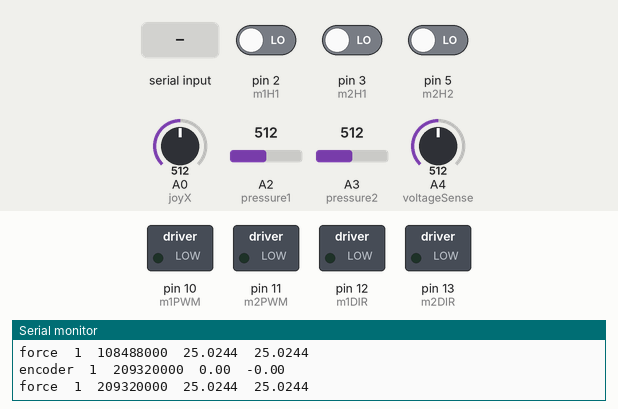
Simulated run of this sketch. Board: Arduino Uno, built with avr-gcc and run on an emulated ATmega328P. On the bench: switched loads named in the sketch (green lamp = pin HIGH), the last lines printed to the serial monitor. Inputs (shaded band) come from the test bench; at power-on: pin 3 (m2H1) LOW, pin 2 (m1H1) LOW, pin 5 (m2H2) LOW, A0 (joyX) = 512, A2 (pressure1) = 512, A3 (pressure2) = 512, A4 (voltageSense) = 512.

Above: at 1.3 s.
1.4 s: "1\n" received over Serial
At 3.3 s:
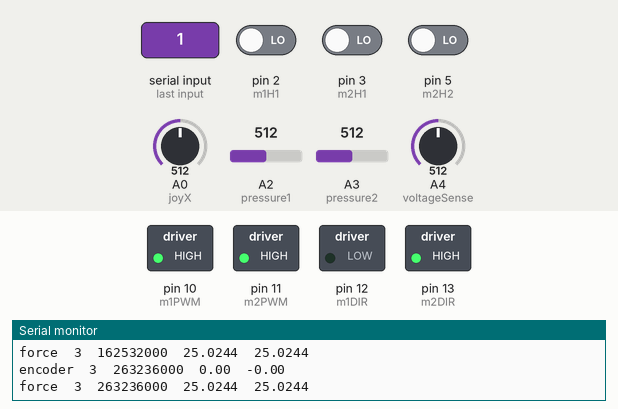
3.6 s: "0\n" received over Serial
At 5.3 s:
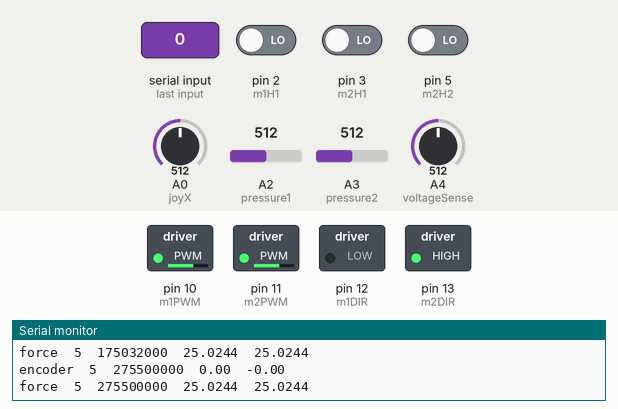
5.6 s: pin 3 (m2H1) driven HIGH
At 5.92 s:
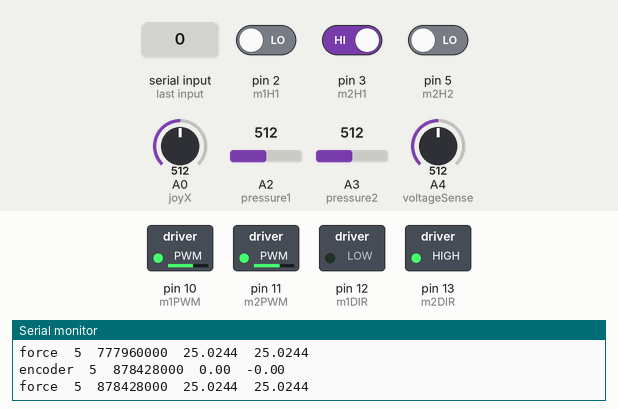
8.6 s: "30,150,10\n" received over Serial
At 9.9 s:
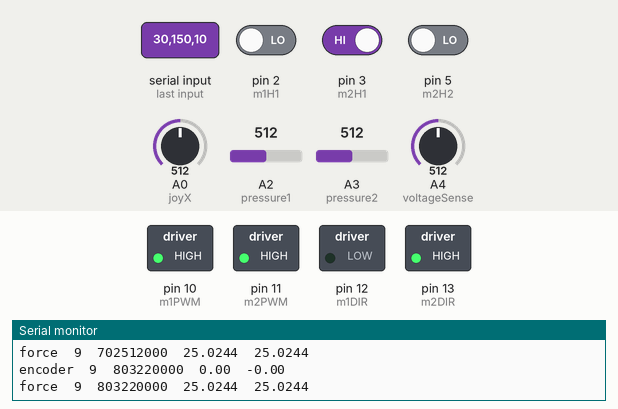
Timing chart, 0 to 11.1 s (numbered marks = the images above; inputs shaded):
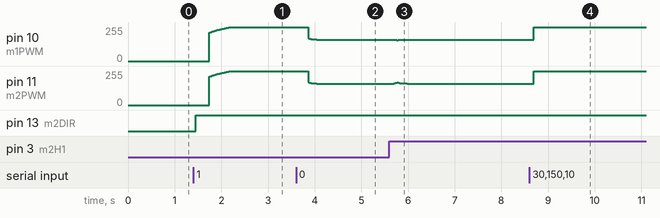

The sketch:

suitbot_control_enc.ino
```cpp
/*
 * Main firmware for the Suitbot
 *
 * 1) Receives velocity commands from the central computer
 * 2) Controls the motors using the velocity commands
 * 3) Sends current encoder readings (velocity) and force reading to the computer
 * 4) Reads battery voltage and sends the value to the computer
 */

#define MAX_VOLTAGE 25.0
#define ENC_REPORT_TIME 100000
#define BAT_REPORT_TIME 1000000
#define MS_2_S 1000000
#define MIN_POWER 20 //Minimum motor PWM signal (/255)

#define MAX_SPEED 1.0; // max wheel speed. anything greater than this will be capped

#define AUTONOMOUS 0
#define MANUAL 1
#define DEBUG 2

//Joystick analog pins for teleoperation
int joyX = A0;
int joyY = A1;
int pressure1 = A2;
int pressure2 = A3;
int voltageSense = A4;

//Motor 1/2 PWN and DIR inputs
int m1PWM = 10;
int m2PWM = 11;
int m1DIR = 12;
int m2DIR = 13;

//Motor 1/2 Hall Effect Sensors 1/2
int m1H1 = 2;
int m1H2 = 4;
int m2H1 = 3;
int m2H2 = 5; //blue

//Default neutral value of analog joystick
int neu_val = 495;

//Logged left/right power values for motion smoothing
float last_l = 0.0;
float last_r = 0.0;

//Factor defining degree to which motion is smoothed
float smooth_k = 0.995;

long counterM1 = 0;
long counterM2 = 0;

long last_time = micros();
long last_time_voltage = micros();

float enc_2_m = 0.00196;// 0.0007; //encoder tick to meter travel conversion
float wb_m = 0.12; //wheelbase in meters

int last_c1 = 0;
int last_c2 = 0;

float v_forward = 0.0;
float v_angular = 0.0;

float angular_in = 0.0;
float velocity_in = 0.0;

//PD constants for velocity control
//float k_p = 1.5;
float k_p = 0.85;
//float k_i = 0.04;
  float k_i = 0.03;
float k_d = 0.0;

float last_error_v = 0.0;
float last_error_ang = 0.0;

float int_error_v = 0.0;
float int_error_ang = 0.0;

float left_out = 0.0;
float right_out = 0.0;

bool is_debugging = false;

int mode = AUTONOMOUS;

void setup() {
  mode = AUTONOMOUS;
  //57600 baud serial comms
  Serial.setTimeout(50);
  Serial.begin(115200);

  //Init pinmodes Input/Output
  pinMode(joyX, INPUT);
  pinMode(joyY, INPUT);

  pinMode(voltageSense, INPUT);

  pinMode(m1PWM, OUTPUT);
  pinMode(m2PWM, OUTPUT);
  pinMode(m1DIR, OUTPUT);
  pinMode(m2DIR, OUTPUT);

  pinMode(m1H1, INPUT);
  pinMode(m1H2, INPUT);
  pinMode(m2H1, INPUT);
  pinMode(m2H2, INPUT);


  //Attache interrupts for handling encoders
  attachInterrupt(digitalPinToInterrupt(m1H1), encM1, RISING);
  attachInterrupt(digitalPinToInterrupt(m2H1), encM2, RISING);

  //Pause for any electric transients to die down
  delay(100);
  //Calibrate analog joystick input 'neutral' value
  neu_val = analogRead(joyX);

}

void loop() {
  int voltage_val = analogRead(voltageSense);

  if (Serial.available() > 0) { //received velocity command from nuc
    // format: "a\tb"
    // where a is linear velocity and b is angular velocity
    String strIn = Serial.readString();

    // Process received string
    int n = strIn.length();
    char char_array[n + 1];
    strcpy(char_array, strIn.c_str());
    char * pch;
    pch = strtok(char_array,"\t");
    if (pch != NULL)
    {
      String x1_str(pch);
      velocity_in = x1_str.toFloat();
      pch = strtok(NULL, "\t");
      if (pch != NULL)
      {
        String x2_str(pch);
        angular_in = -1*x2_str.toFloat();
        pch = strtok(NULL, "\t");
        if (pch != NULL)
        {
          String x3_str(pch);
          int mode_in = x3_str.toInt();
          if (mode_in == 1) {
            if (mode == AUTONOMOUS){
              reset_params(MANUAL);
            }
          }
          else if (mode == 0) {
            if (mode == MANUAL){
              reset_params(AUTONOMOUS);
            }
          }
        }

      }
    }

  }

  if (mode == AUTONOMOUS) {
    //Apply smoothing (anti-jerk control) to motor outputs
    float power_left_out = smooth_k*last_l + (1.0-smooth_k)*left_out;
    float power_right_out = smooth_k*last_r + (1.0-smooth_k)*right_out;

    //Convert floats to PWM power and boolean direction
    power_left_out = min(max(power_left_out, -1.0), 1.0);
    power_right_out = min(max(power_right_out, -1.0), 1.0);
    int left_pow = int(abs(power_left_out)*255);
    int right_pow = int(abs(power_right_out)*255);
    bool left_dir = power_left_out > 0;
    bool right_dir = power_right_out < 0;

    //Write motor powers

    digitalWrite(m1DIR, left_dir);
    digitalWrite(m2DIR, right_dir);

    //Send 0 instead of extremely small motor power values (avoid squeaking)
    if(left_pow > MIN_POWER){
      analogWrite(m1PWM, left_pow);
    }else{
      analogWrite(m1PWM, 0);
    }

    if(right_pow > MIN_POWER){
      analogWrite(m2PWM, right_pow);
    }else{
      analogWrite(m2PWM, 0);
    }

    if(right_pow <= MIN_POWER && left_pow <= MIN_POWER){
      int_error_v = 0.0;
      int_error_ang = 0.0;
    }

    //Log previous power output values
    last_l = power_left_out;
    last_r = power_right_out;
  }
  else if (mode == MANUAL) {
    teleop_control();
  }


  /* Report sensor values to PC */
  long microsec = micros();
  //long microsec_u = (unsigned long)microsec;
  int t_sec = floor(microsec / MS_2_S);
  long t_nano = long(microsec%MS_2_S)*1000;


  //Serial output encoder values- at most every 100 ms
  if(microsec - last_time > ENC_REPORT_TIME){

    float force1 = float(analogRead(pressure1)) * 50.0 / 1023.0;
    float force2 = float(analogRead(pressure2)) * 50.0 / 1023.0;


    int diff_1 = counterM1 - last_c1;
    int diff_2 = counterM2 - last_c2;
    float dt = float(micros() - last_time)/float(MS_2_S);
    float v_x = float(diff_1 + diff_2)*enc_2_m/(dt);
    float a_v_z = float(diff_1 - diff_2)*enc_2_m/(dt*wb_m);

    //log previous encoder vals
    last_c1 = counterM1;
    last_c2 = counterM2;
    last_time = micros();

    String enc_str = "encoder\t"+String(t_sec)+"\t"+String(t_nano)+"\t"+
                               String(v_x)+"\t"+String(-1*a_v_z);
    Serial.println(enc_str);

    String force_str = "force\t"+String(t_sec)+"\t"+String(t_nano)+"\t"+
                               String(force1, 4)+"\t"+String(force2, 4);
    Serial.println(force_str);

    if (mode == AUTONOMOUS){

      //Calculate error on velocity and angular commands
      float error_v = velocity_in - v_x;
      float error_ang = angular_in - a_v_z;

      //Calculate power based on errors and derivative of errors
      float power_v = -1*(error_v*k_p+(error_v-last_error_v)/dt*k_d);
      power_v = power_v - int_error_v*k_i;
      float power_ang = -1*(error_ang*k_p+(error_ang-last_error_ang)/dt*k_d);
      power_ang = power_ang - int_error_ang*k_i;

      //PID constants should be reduced for radial control
      power_ang = power_ang/4.0;

      left_out = power_v + power_ang;
      right_out = power_v - power_ang;

      last_error_v = error_v;
      last_error_ang = error_ang;

      //accumulate but remove windup on integral terms
      int_error_v = int_error_v + error_v;
      int_error_v = min(max(int_error_v, -50), 50);
      int_error_ang = int_error_ang + error_ang;
      int_error_ang = min(max(int_error_ang, -50), 50);
    }
  }
  else if(micros() < last_time){ //Reset all counters upon overflow
    last_time = micros();
    last_c1 = counterM1;
    last_c2 = counterM2;
  }

  if(microsec - last_time_voltage > BAT_REPORT_TIME){ // report battery value every 1s
    int sensorValue = analogRead(A0);
    float voltage = float(sensorValue) * (MAX_VOLTAGE / 1023.0);
    String voltage_str = "voltage\t"+String(t_sec)+"\t"+String(t_nano)+"\t"+
                                          String(voltage, 4);
    Serial.println(voltage_str);
    last_time_voltage = micros();
  }
  else if (micros() < last_time_voltage){ // handle overflow
    last_time_voltage = micros();
  }

  //avoid long delays for encoder callback purposes
  delayMicroseconds(100);
}

//Callback functions for reading encoders
void encM1(){
  if(digitalRead(m1H2)){
    counterM1--;
  }
  else{
    counterM1++;
  }
}

void encM2(){
  if(digitalRead(m2H2)){
    counterM2++;
  }
  else{
    counterM2--;
  }
}

void teleop_control() {
  //Get joystick values (useful only in teleoperation mode)
  int x_val = analogRead(joyX);
  int y_val = analogRead(joyY);

  float left_out = float(y_val-neu_val) - float(x_val-neu_val)/3;
  float right_out = float(y_val-neu_val) + float(x_val-neu_val)/3;

  left_out = left_out / 1400.0;
  right_out = right_out / 1400.0;

  left_out = smooth_k*last_l + (1.0-smooth_k)*left_out;
  right_out = smooth_k*last_r + (1.0-smooth_k)*right_out;

  int left_pow = int(abs(left_out)*255);
  int right_pow = int(abs(right_out)*255);

  bool left_dir = left_out > 0;
  bool right_dir = right_out < 0;

  digitalWrite(m1DIR, left_dir);
  digitalWrite(m2DIR, right_dir);

  analogWrite(m1PWM, left_pow);
  analogWrite(m2PWM, right_pow);

  //delay(20);

  last_l = left_out;
  last_r = right_out;
}

void debug_control() {
  float left_out = 0.9;
  float right_out = 0.9;

  left_out = smooth_k*last_l + (1.0-smooth_k)*left_out;
  right_out = smooth_k*last_r + (1.0-smooth_k)*right_out;

  int left_pow = int(abs(left_out)*255);
  int right_pow = int(abs(right_out)*255);

  bool left_dir = left_out > 0;
  bool right_dir = right_out < 0;

  digitalWrite(m1DIR, left_dir);
  digitalWrite(m2DIR, right_dir);

  analogWrite(m1PWM, left_pow);
  analogWrite(m2PWM, right_pow);

  //delay(20);

  last_l = left_out;
  last_r = right_out;
}


void reset_params(int mode_in){
  mode = mode_in;

  last_l = 0.0;
  last_r = 0.0;

  last_time = micros();
  last_time_voltage = micros();

  v_forward = 0.0;
  v_angular = 0.0;

  angular_in = 0.0;
  velocity_in = 0.0;

  last_error_v = 0.0;
  last_error_ang = 0.0;

  int_error_v = 0.0;
  int_error_ang = 0.0;

  left_out = 0.0;
  right_out = 0.0;
}
```

Measured:
- after the input at 1.4 s, pin 10 (m1PWM), pin 11 (m2PWM): moves from 0/255 to 255/255 over 0.45 s, starting after 0.34 s; pin 13 (m2DIR): LOW → HIGH after 0.05 s
- after the input at 3.6 s, pin 10 (m1PWM), pin 11 (m2PWM): moves from 255/255 to 160/255 over 0.30 s, starting after 0.26 s
- after the input at 5.6 s, pin 10 (m1PWM): 160/255 → 159/255 after 0.09 s, → 160/255 0.25 s later; pin 11 (m2PWM): rises from 160/255 to 169/255 in 0.07 s, then falls to 161/255 in 0.21 s
- after the input at 8.6 s, pin 10 (m1PWM): 160/255 → 255/255 after 0.10 s; pin 11 (m2PWM): 161/255 → 255/255 after 0.10 s
